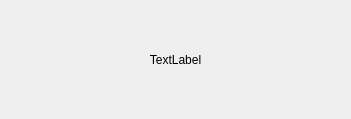
<?xml version="1.0" encoding="UTF-8"?>
<ui version="4.0">
 <class>Dialog</class>
 <widget class="QDialog" name="Dialog">
  <property name="geometry">
   <rect>
    <x>0</x>
    <y>0</y>
    <width>351</width>
    <height>119</height>
   </rect>
  </property>
  <property name="windowTitle">
   <string>Dialog</string>
  </property>
  <widget class="QLabel" name="label">
   <property name="geometry">
    <rect>
     <x>40</x>
     <y>40</y>
     <width>271</width>
     <height>41</height>
    </rect>
   </property>
   <property name="text">
    <string>&lt;html&gt;&lt;head/&gt;&lt;body&gt;&lt;p align=&quot;center&quot;&gt;TextLabel&lt;/p&gt;&lt;/body&gt;&lt;/html&gt;</string>
   </property>
  </widget>
 </widget>
 <resources/>
 <connections/>
</ui>
